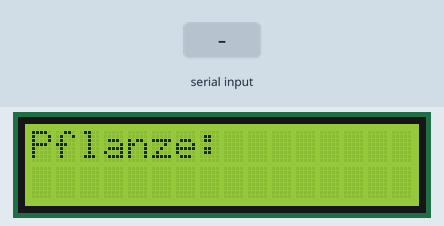
This sketch was run on a simulated Arduino Uno, built with avr-gcc and run on an emulated ATmega328P. Parts: 16×2 character LCD. The inputs (shaded band) are chosen by the test bench.

Above: at 1.2 s.
1.3 s: "1\n" received over Serial
At 1.6 s:
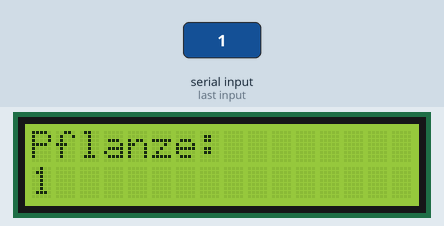
2.8 s: "0\n" received over Serial
At 4.0 s:
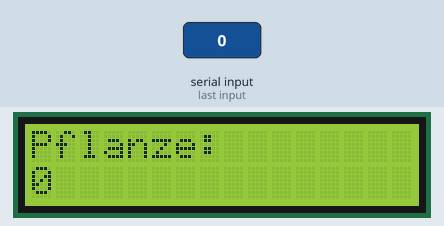
Timing chart, 0 to 5.8 s (numbered marks = the images above; inputs shaded):
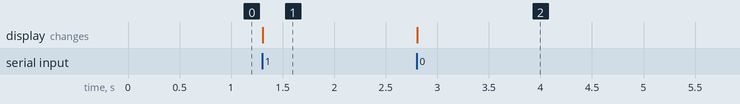

The sketch:

Display.ino
```cpp
/*
 * Quelle: http://www.arduino.cc/en/Tutorial/LiquidCrystal
 */

#include <LiquidCrystal.h>

String inData;
LiquidCrystal lcd(12, 11, 5, 4, 3, 2);

void setup() {

  Serial.begin(9600);

  lcd.begin(16, 2);
  lcd.print("Pflanze:");
}

void loop() {
    while (Serial.available() > 0) {
        char recieved = Serial.read();
        //Serial.print("R: ");
        //Serial.print(recieved);
        inData += recieved;
        if (recieved == '\n') {
            Serial.println();
            inData.trim();

            lcd.clear();

            lcd.setCursor(0, 0);
            lcd.print("Pflanze:");

            lcd.setCursor(0, 1);
            lcd.print(inData);

            inData = ""; // Clear recieved buffer
        }
    }
}
```

Measured:
- after the input at 1.3 s, the display: changes at once (image 1)
- after the input at 2.8 s, the display: changes at once (image 2)
